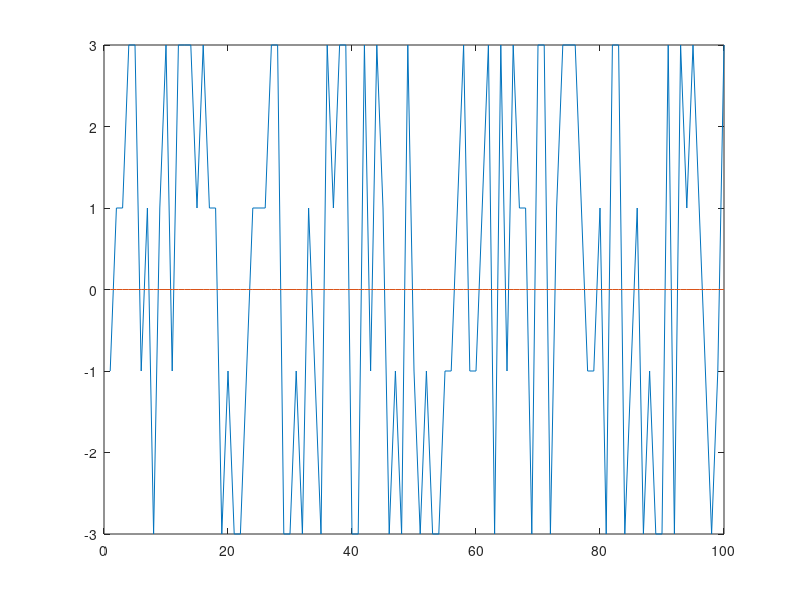

Here is the MATLAB script that generated this plot: (Note: this script raises an error after producing the figure.)
clc
clear
close all
%%
% WBFM; BPSK; QPSK; 8PSK; 16QAM; 64QAM; 4PAM; CPFSK; AM-SSB; SM-DSB

%% WBFM


%% 4PAM
M = 4;          % Modulation order
input_symbol = randi([0 M-1], 100, 1);
pam_siangl = pammod(input_symbol, M);

pam_fig = figure();
plot(real(pam_siangl))
hold on
plot(imag(pam_siangl))

%% CPFSK
M = 8;          % Modulation order
k = log2(M);    % Bits per Symbol
spf = 115;      % Symbol per frame
input_bits = randi([0 1], k*spf, 1);

cpfskMod = comm.CPFSKModulator(M, "BitInput", true, "SymbolMapping", "Gray");
cpfsk_signal = cpfskMod(input_bits);

cpfsk_fig = figure();
plot(real(cpfsk_signal))
hold on
plot(imag(cpfsk_signal))


%% AM-SSB; AM-DSB
fs = 100;
fc = 10;
t = (0:1/fs:1);
x = sin(2*pi*t);

am_dsb = ammod(x, fc, fs);
am_ssb = ssbmod(x, fc, fs);

am_fig = figure();
plot(am_dsb)
hold on
plot(am_ssb)


%%
M = 4;          % Modulation order
freqsep = 8;    % Frequency Separation (Hz)
sps = 8;        % Number of sample per symbol
samp_rate = 32; % Sample rate (Hz)

input_symbol = randi([0 M-1], 10, 1);

y = fskmod(input_symbol, M, freqsep, sps, samp_rate);

fsk_fig = figure();
plot(real(y))
hold on
plot(imag(y))
xlim([1, 80])